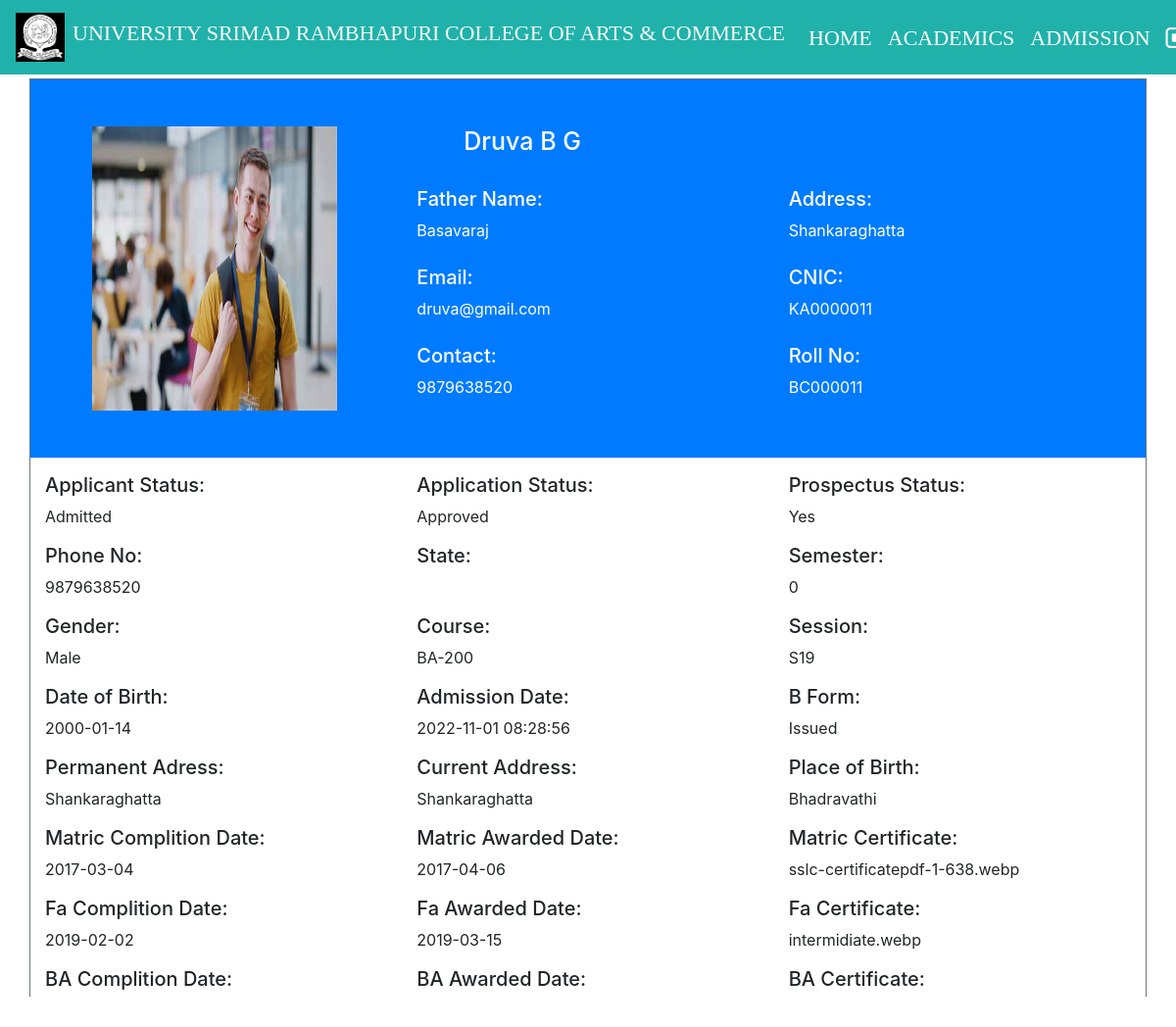
/Admin/display-student.php?roll_no=BC000011 (signed in), run on the app's committed database.
### tables this page shows
CREATE TABLE `student_info` (
  `roll_no` varchar(20) NOT NULL,
  `first_name` varchar(30) NOT NULL,
  `middle_name` varchar(30) NOT NULL,
  `last_name` varchar(30) NOT NULL,
  `father_name` varchar(30) NOT NULL,
  `email` varchar(30) NOT NULL,
  `mobile_no` varchar(11) NOT NULL,
  `course_code` varchar(11) NOT NULL,
  `session` varchar(10) NOT NULL,
  `profile_image` varchar(100) NOT NULL,
  `prospectus_issued` varchar(10) NOT NULL,
  `prospectus_amount` varchar(10) NOT NULL,
  `form_b` varchar(20) NOT NULL,
  `applicant_status` varchar(20) NOT NULL,
  `application_status` varchar(20) NOT NULL,
  `cnic` varchar(15) NOT NULL,
  `dob` varchar(10) NOT NULL,
  `other_phone` varchar(11) NOT NULL,
  `gender` varchar(10) NOT NULL,
  `permanent_address` varchar(150) NOT NULL,
  `current_address` varchar(150) NOT NULL,
  `place_of_birth` varchar(150) NOT NULL,
  `matric_complition_date` varchar(10) NOT NULL,
  `matric_awarded_date` varchar(10) NOT NULL,
  `matric_certificate` varchar(100) NOT NULL,
  `fa_complition_date` varchar(10) NOT NULL,
  `fa_awarded_date` varchar(10) NOT NULL,
  `fa_certificate` varchar(100) NOT NULL,
  `ba_complition_date` varchar(10) NOT NULL,
  `ba_awarded_date` varchar(10) NOT NULL,
  `ba_certificate` varchar(100) NOT NULL,
  `semester` int(11) NOT NULL,
  `total_marks` int(11) NOT NULL,
  `obtain_marks` int(11) NOT NULL,
  `state` varchar(20) NOT NULL,
  `admission_date` timestamp NOT NULL DEFAULT current_timestamp() ON UPDATE current_timestamp(),
  `admission_from` int(11) DEFAULT NULL COMMENT '1- online 0-offline'
);

### Admin/display-student.php (the view, shortened to what this page needs)
<?php
	if ($_SESSION["LoginAdmin"])
	{
		$roll_no=$_GET['roll_no'] ?? $_SESSION['LoginStudent'];
	}
	require_once "../connection/connection.php";
	?>
<!doctype html>
<html lang="en">
	<head>
	</head>
	<body>
		<?php include('../common/common-header.php') ?>
	<?php
	$query="select * from student_info where roll_no='$roll_no'";
	$run=mysqli_query($con,$query);
	while ($row=mysqli_fetch_array($run)) {
		?>
		<div class="container  mt-1 border border-secondary mb-1">
			<div class="row text-white bg-primary pt-5">
				<div class="col-md-4">
					<?php  $profile_image= $row["profile_image"] ?>
					<img class="ml-5 mb-5" height='290px' width='250px' src=<?php echo "images/$profile_image"  ?> >
				</div>
				<div class="col-md-8">
					<h3 class="ml-5"><?php echo $row['first_name']." ".$row['middle_name']." ".$row['last_name'] ?></h3><br>
					<div class="row">
						<div class="col-md-6">
							<h5>Father Name:</h5> <?php echo $row['father_name']  ?><br><br>
							<h5>Email:</h5> <?php echo $row['email']  ?><br><br>
							<h5>Contact:</h5> <?php echo $row['mobile_no']  ?><br><br>
						</div>
						<div class="col-md-6">
							<h5>Address:</h5> <?php echo $row['permanent_address']  ?><br><br>
							<h5>CNIC:</h5> <?php echo $row['cnic']  ?><br><br>
							<h5>Roll No:</h5> <?php echo $row['roll_no']  ?><br><br>
						</div>
					</div>
				</div>
			</div>
			<div class="row pt-3">
				<div class="col-md-4"><h5>Applicant Status:</h5> <?php echo $row['applicant_status']  ?></div>
				<div class="col-md-4"><h5>Application Status:</h5> <?php echo $row['application_status']  ?></div>
				<div class="col-md-4"><h5>Prospectus Status:</h5> <?php echo $row['prospectus_issued']  ?></div>
			</div>
			<div class="row pt-3">
				<div class="col-md-4"><h5>Phone No:</h5> <?php echo $row['mobile_no']  ?></div>
				<div class="col-md-4"><h5>State:</h5> <?php echo $row['state']  ?></div>
				<div class="col-md-4"><h5>Semester:</h5> <?php echo $row['semester']  ?></div>
			</div>
			<div class="row pt-3">
				<div class="col-md-4"><h5>Gender:</h5> <?php echo $row['gender']  ?></div>
				<div class="col-md-4"><h5>Course:</h5> <?php echo $row['course_code']  ?></div>
				<div class="col-md-4"><h5>Session:</h5> <?php echo $row['session']  ?></div>
			</div>
			<div class="row pt-3">
				<div class="col-md-4"><h5>Date of Birth:</h5> <?php echo $row['dob']  ?></div>
				<div class="col-md-4"><h5>Admission Date:</h5> <?php echo $row['admission_date']  ?></div>
				<div class="col-md-4"><h5>B Form:</h5> <?php echo $row['form_b']  ?></div>
			</div>
			<div class="row pt-3">
				<div class="col-md-4"><h5>Permanent Adress:</h5> <?php echo $row['permanent_address']  ?></div>
				<div class="col-md-4"><h5>Current Address:</h5> <?php echo $row['current_address']  ?></div>
				<div class="col-md-4"><h5>Place of Birth:</h5> <?php echo $row['place_of_birth']  ?></div>
			</div>
			<div class="row pt-3">
				<div class="col-md-4"><h5>Matric Complition Date:</h5> <?php echo $row['matric_complition_date']  ?></div>
				<div class="col-md-4"><h5>Matric Awarded Date:</h5> <?php echo $row['matric_awarded_date']  ?></div>
				<div class="col-md-4"><h5>Matric Certificate:</h5> <?php echo $row['matric_certificate']  ?></div>
			</div>
			<div class="row pt-3">
				<div class="col-md-4"><h5>Fa Complition Date:</h5> <?php echo $row['fa_complition_date']  ?></div>
				<div class="col-md-4"><h5>Fa Awarded Date:</h5> <?php echo $row['fa_awarded_date']  ?></div>
				<div class="col-md-4"><h5>Fa Certificate:</h5> <?php echo $row['fa_certificate']  ?></div>
			</div>
			<div class="row pt-3">
				<div class="col-md-4"><h5>BA Complition Date:</h5> <?php echo $row['ba_complition_date']  ?></div>
				<div class="col-md-4"><h5>BA Awarded Date:</h5> <?php echo $row['ba_awarded_date']  ?></div>
				<div class="col-md-4"><h5>BA Certificate:</h5> <?php echo $row['ba_certificate']  ?></div>
			</div>
		</div>
	<?php } ?>
</body>
</html>

### Css/footer.css (style rules this page uses)
.footer-top h2,h3 { color: #fff; }

### Css/style.css (style rules this page uses)
h3 { font-size: 25px; }

### data on the page
student_info: profile_image (picture), first_name "Druva", middle_name "B", last_name "G", father_name "Basavaraj", email "druva@gmail.com", mobile_no "9879638520", permanent_address "Shankaraghatta", cnic "KA0000011", roll_no "BC000011", applicant_status "Admitted", application_status "Approved", prospectus_issued "Yes", semester "0", gender "Male", course_code "BA-200", session "S19", dob "2000-01-14", admission_date "2022-11-01 08:28:56", form_b "Issued", current_address "Shankaraghatta", place_of_birth "Bhadravathi", matric_complition_date "2017-03-04", matric_awarded_date "2017-04-06", matric_certificate "sslc-certificatepdf-1-638.webp", fa_complition_date "2019-02-02", fa_awarded_date "2019-03-15", fa_certificate "intermidiate.webp"
